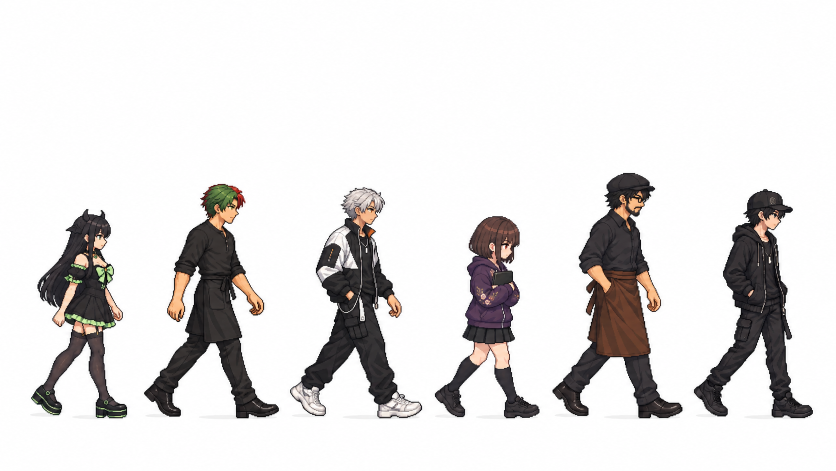
#> input picture asset_sources/chapter-title/ch1-white-walk-385-20261013/originals/D-selected-plate-v1.png, 1672 x 941 px (shown at 1/2 size)
$ python build_selected_d.py
#> lines starting #> are read from the running program, lines starting #| are printed output that depends on the picture
### asset_sources/chapter-title/ch1-white-walk-385-20261013/build_layouts.py
"""Compose fixed generated sprites and separately typeset titles; no drawing of people."""
import hashlib
import json
from pathlib import Path
from PIL import Image, ImageDraw, ImageFont

HERE = Path(__file__).resolve().parent
IDS = ['hajime', 'sumi', 'tsumugi', 'naru', 'adam', 'minto']
NAMES = dict(zip(IDS, ['はじめ', 'スミさん', 'つむぎ', 'なる', 'アダム', 'みんと']))
ORDERS = [
 ['minto', 'adam', 'naru', 'tsumugi', 'sumi', 'hajime'],
 ['sumi', 'tsumugi', 'minto', 'adam', 'naru', 'hajime'],
 ['tsumugi', 'sumi', 'hajime', 'minto', 'adam', 'naru'],
]
INTENTS = ['主人公が先頭。師匠とつむぎが近くに続く。',
 'はじめとなるを前方で隣接させ、好敵手との関係を見せる。',
 '日常から主人公、大会へ。なるを進行方向の先頭に置く。']
SIZE = (1280, 720)
GRID_HEIGHT = 156

def sha(p):
    return hashlib.sha256(p.read_bytes()).hexdigest()

# [4 lines left out: function visible_box, not called in this run]

def fonts():
    jp = next(Path('/System/Library/Fonts').glob('*明朝 ProN.ttc'))
    en = Path('/System/Library/Fonts/Supplemental/Times New Roman.ttf')
    return jp, en

# [133 lines left out: functions tracked_text, main, not called in this run]

# [2 lines that do not run on import are left out]

### asset_sources/chapter-title/ch1-white-walk-385-20261013/build_selected_d.py
"""Typeset the owner-selected ImageGen D plate; preserve the raw generated art."""
import hashlib,json
from pathlib import Path
from PIL import Image,ImageDraw,ImageFont
from build_layouts import fonts,tracked_text

HERE=Path(__file__).resolve().parent
out=HERE/'selected-D'
out.mkdir(exist_ok=True)
raw=HERE/'originals/D-selected-plate-v1.png'
im=Image.open(raw).convert('RGBA')
print('Generated plate',im.size,'center/body',im.getpixel((500,600)))
#| Generated plate (1672, 941) center/body (123, 69, 35, 255)
# Keep an exact 16:9 crop inside the native canvas, then scale proportionally.
width=im.width-im.width%16
#> width = 1664
height=width*9//16
#> height = 936
if height>im.height:
    height=im.height-im.height%9;width=height*16//9
x=(im.width-width)//2;y=(im.height-height)//2
#> after `x = (im.width - width) // 2`: x = 4
#> after `y = (im.height - height) // 2`: y = 2
plate=im.crop((x,y,x+width,y+height)).resize((1280,720),Image.Resampling.LANCZOS)
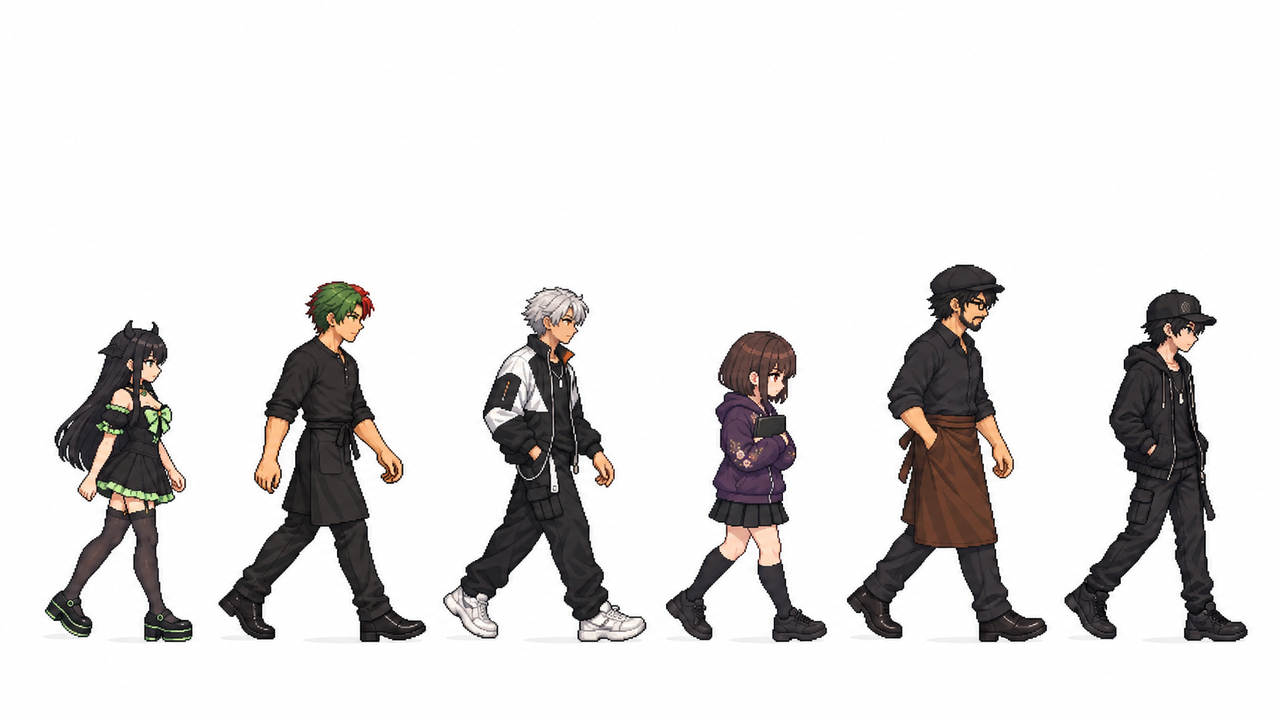
#> plate: PIL image 1280x720 RGBA; mean R, G, B, A 224.3, 222.4, 222, 255
white=Image.new('RGBA',(1280,720),'white')
#> white: PIL image 1280x720 RGBA; every value is 255
white.alpha_composite(plate)
art=white.convert('RGB')
art.save(out/'art-plate.png')
#> (the run stopped early here; a loop or call above may not have finished)

$ run again, with asset_sources/chapter-title/ch1-white-walk-385-20261013/originals/naru-v1.png copied over asset_sources/chapter-title/ch1-white-walk-385-20261013/originals/D-selected-plate-v1.png
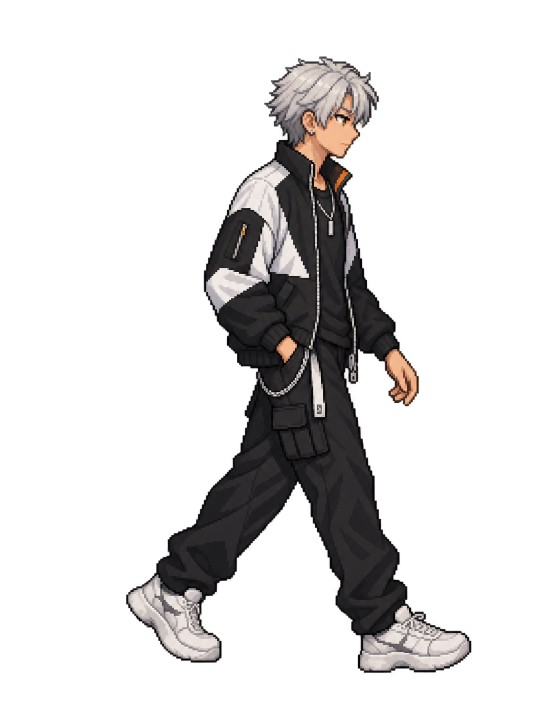
#> input picture asset_sources/chapter-title/ch1-white-walk-385-20261013/originals/naru-v1.png, 1084 x 1451 px (shown at 1/2 size)
#> im is the input picture: PIL image 1084x1451 RGBA; mean R, G, B, A 17.9, 16.5, 16.3, 51.5
#| Generated plate (1084, 1451) center/body (46, 43, 44, 253)
#> `plate=im.crop((x,y,x+width,y+height)).resize((1280,720),Image.Resampli..`:
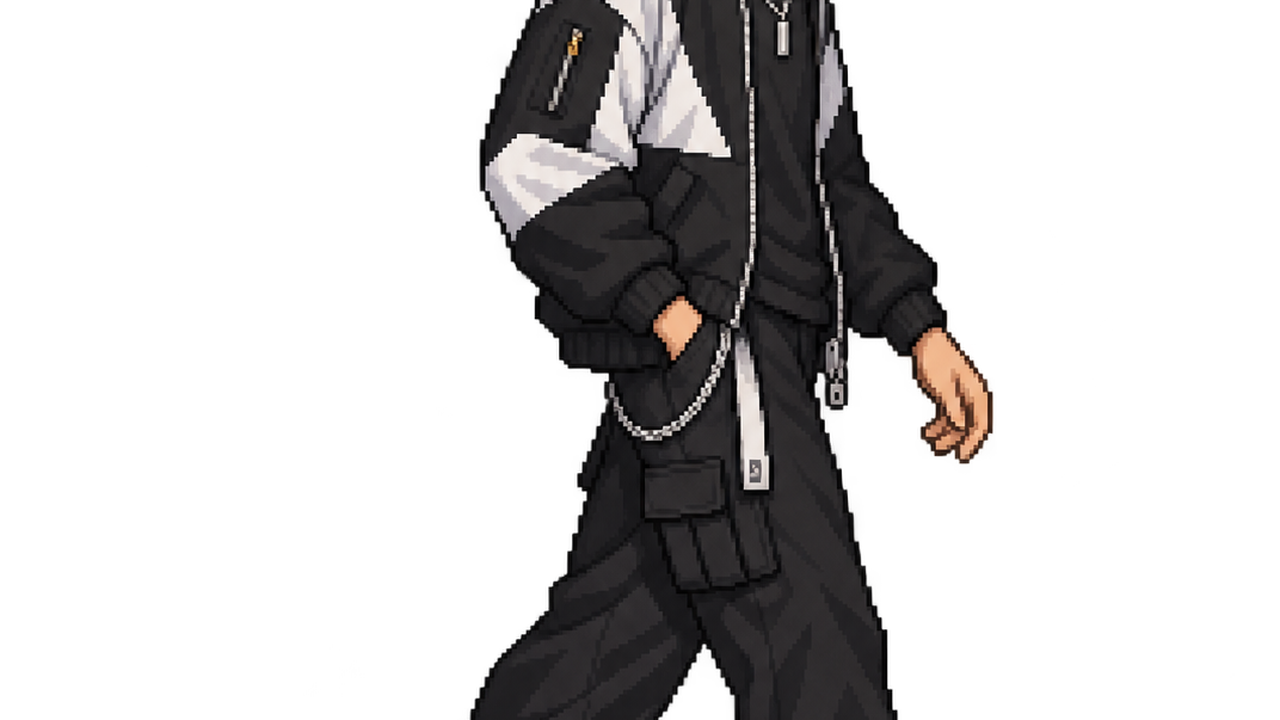
#> plate: PIL image 1280x720 RGBA; mean R, G, B, A 16.7, 15.5, 15.5, 67.7; transparent parts drawn white

$ run again, with asset_sources/chapter-title/ch1-white-walk-385-20261013/originals/sumi-v1.png copied over asset_sources/chapter-title/ch1-white-walk-385-20261013/originals/D-selected-plate-v1.png
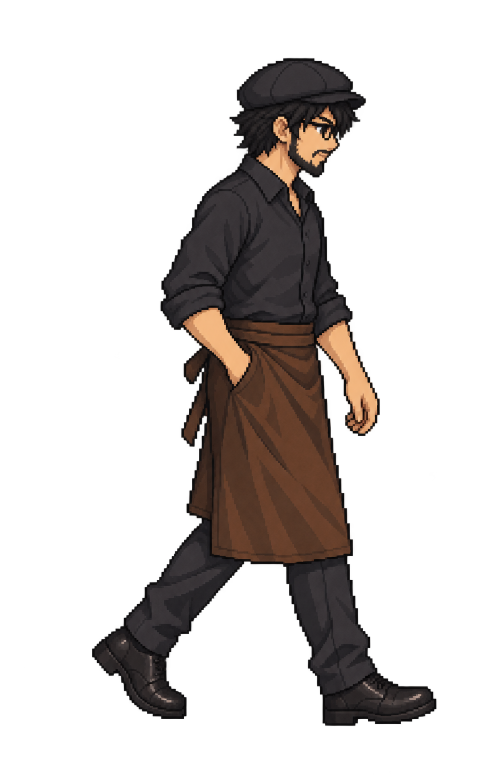
#> input picture asset_sources/chapter-title/ch1-white-walk-385-20261013/originals/sumi-v1.png, 1003 x 1568 px (shown at 1/2 size)
#> im is the input picture: PIL image 1003x1568 RGBA; mean R, G, B, A 16.6, 12.6, 10.8, 59.8
#| Generated plate (1003, 1568) center/body (58, 54, 57, 253)
#> `plate=im.crop((x,y,x+width,y+height)).resize((1280,720),Image.Resampli..`:
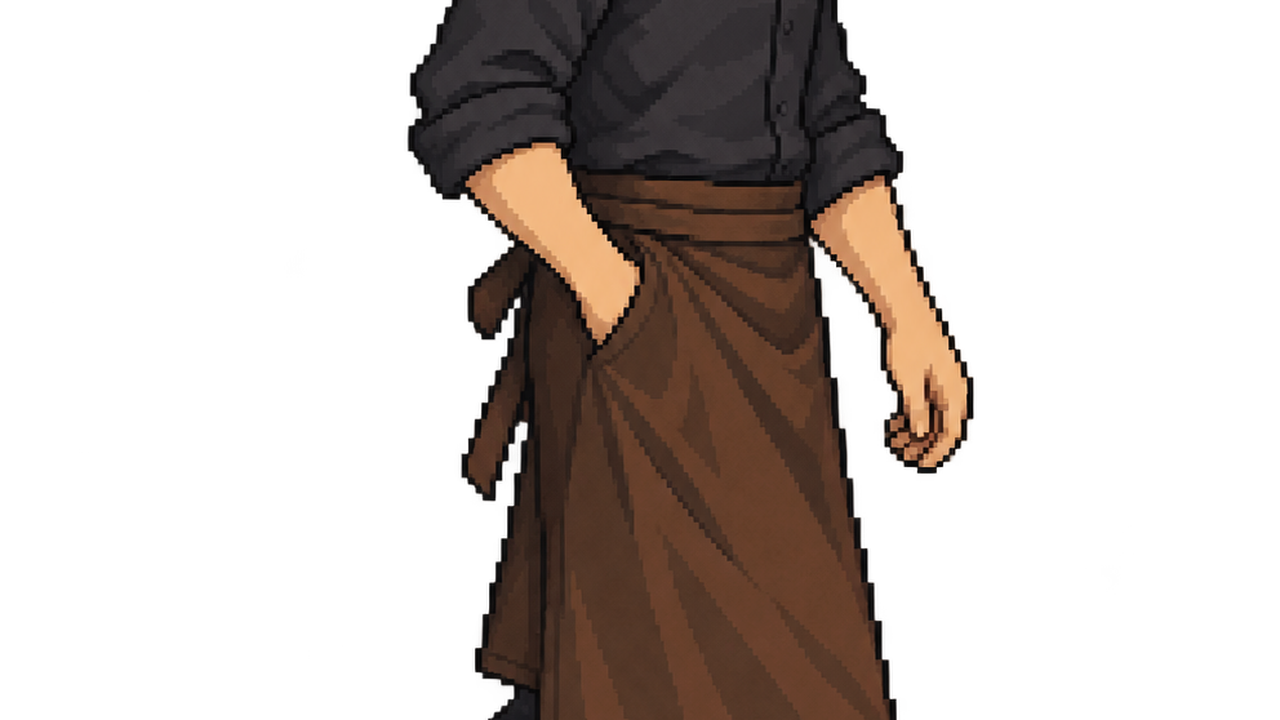
#> plate: PIL image 1280x720 RGBA; mean R, G, B, A 27.4, 19.3, 15, 81.5; transparent parts drawn white
